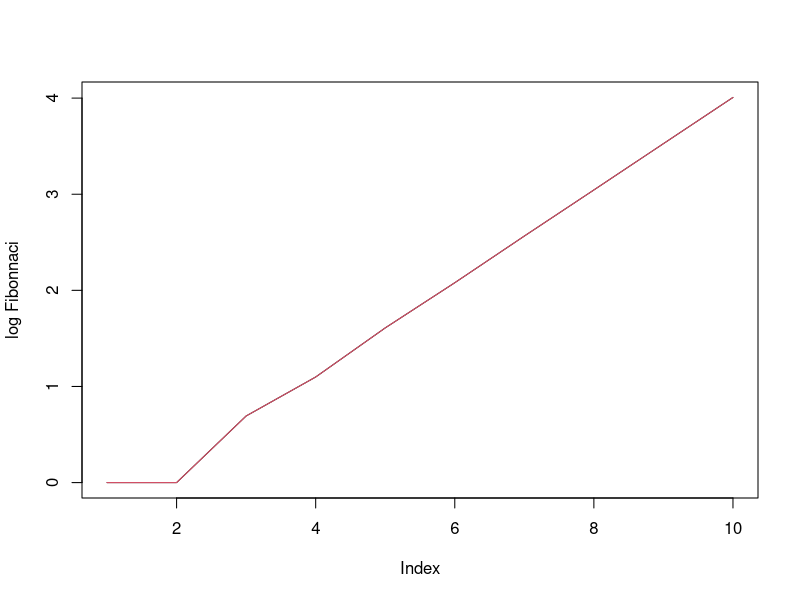
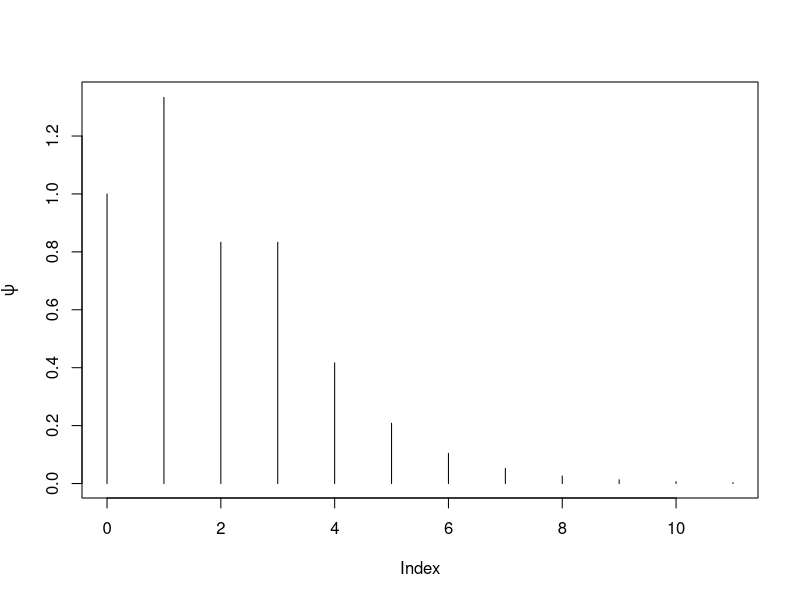
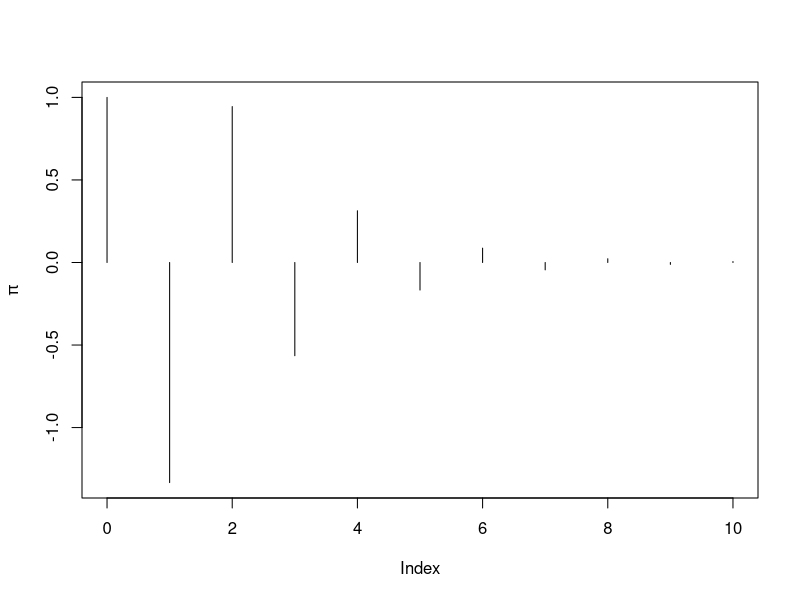
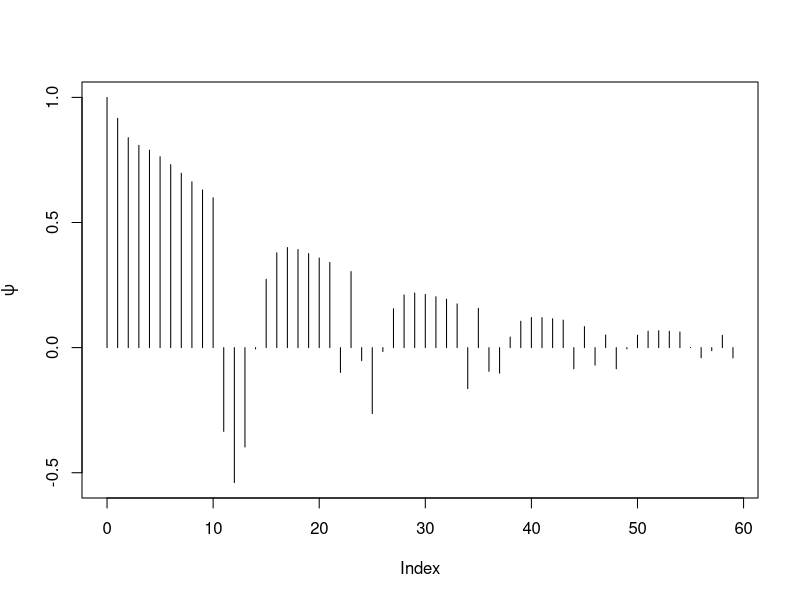
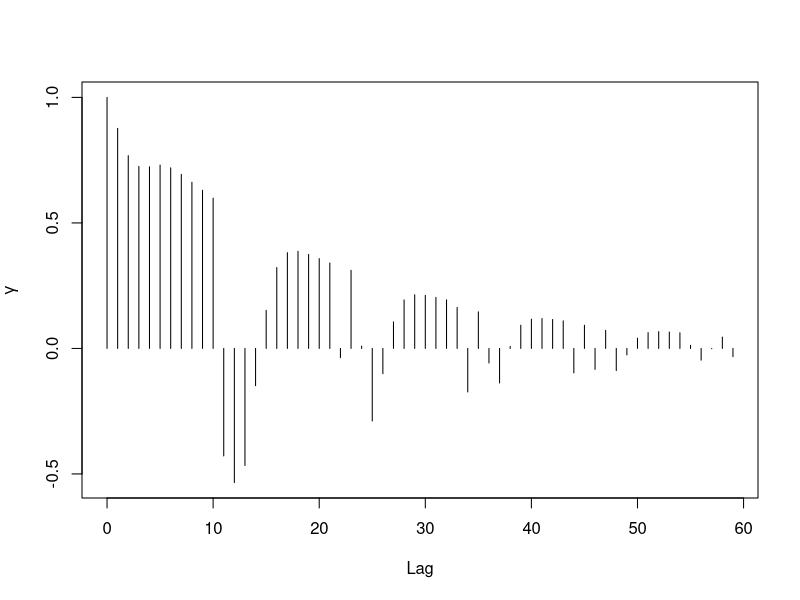
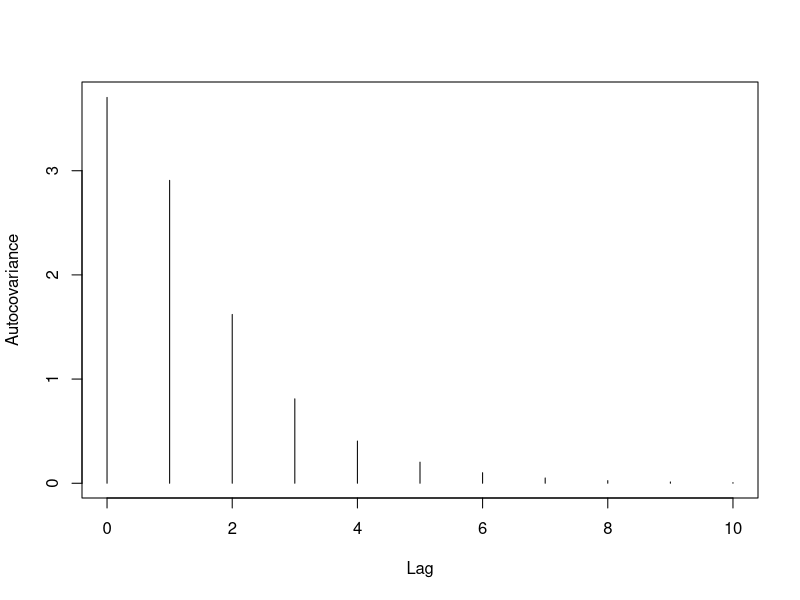

Write the R code that produced these figures, in order.
## ---- chunk 1
knitr::opts_knit$set(root.dir = "Data")
## ---- chunk 2
polymul <- function(a,b) 
{
	bb <- c(b,rep(0,length(a)-1))
	B <- toeplitz(bb)
	B[lower.tri(B)] <- 0
	aa <- rev(c(a,rep(0,length(b)-1)))
	prod <- B %*% matrix(aa,length(aa),1)
	return(rev(prod[,1]))
}
## ---- chunk 3
theta <- c(1,.4,.2,-.3)
gamma <- polymul(theta,rev(theta))
print(gamma)
## ---- chunk 4
n <- 10
x <- rep(1,n)
for(i in 3:n) { x[i] <- x[i-1] + x[i-2] }
zeta1 <- (-1 + 5^{1/2})/2
zeta2 <- (-1 - 5^{1/2})/2
b1 <- -zeta2/5^{1/2}
b2 <- zeta1/5^{1/2}
y <- b1*zeta1^{-seq(0,n-1)} + b2*zeta2^{-seq(0,n-1)}
plot(ts(log(x)),xlab="Index",ylab="log Fibonnaci")
lines(ts(log(y)),col=2)
## ---- chunk 5
psi <- c(1,4/3,5/6,(10/3)*(1/2)^seq(2,10))
plot(ts(psi,start=0),type="h",xlab="Index",ylab=expression(psi))
## ---- chunk 6
pi <- c(1,-4/3)
for(j in 2:10)
{
  pi <- c(pi,(-5/6)*pi[j]+(-1/6)*pi[j-1])
}
plot(ts(pi,start=0),type="h",xlab="Index",ylab=expression(pi))
## ---- chunk 7
rho <- .95
omega <- pi/5
lag <- 60
psi <- (rho^(seq(1,lag)-1))*cos((seq(1,lag)-1)*omega)
plot(ts(psi,start=0),type="h",xlab="Index",ylab=expression(psi))
## ---- chunk 8
const1 <- 1/(1-rho^2) + (1 - rho^2*cos(2*omega))/(1 - 2*rho^2*cos(2*omega) + rho^4)
const2 <- rho^2*sin(2*omega)/(1 - 2*rho^2*cos(2*omega) + rho^4)
gamma <- .5*(rho^(seq(1,lag)-1))*(cos((seq(1,lag)-1)*omega)*const1 - sin((seq(1,lag)-1)*omega)*const2)
gamma <- gamma/(const1/2)
plot(ts(gamma,start=0),type="h",xlab="Lag",ylab=expression(gamma))
## ---- chunk 9
polymult <- function(a,b) {
bb <- c(b,rep(0,length(a)-1))
B <- toeplitz(bb)
B[lower.tri(B)] <- 0
aa <- rev(c(a,rep(0,length(b)-1)))
prod <- B %*% matrix(aa,length(aa),1)
return(rev(prod[,1]))
}

ARMAauto <- function(phi,theta,maxlag)
{
	p <- length(phi)
	q <- length(theta)
	gamMA <- polymult(c(1,theta),rev(c(1,theta)))
	gamMA <- gamMA[(q+1):(2*q+1)]
	if (p > 0) 
	{
		Amat <- matrix(0,nrow=(p+1),ncol=(2*p+1))
		for(i in 1:(p+1))
		{
			Amat[i,i:(i+p)] <- c(-1*rev(phi),1)
		}
		Amat <- cbind(Amat[,(p+1)],as.matrix(Amat[,(p+2):(2*p+1)]) +
			t(matrix(apply(t(matrix(Amat[,1:p],p+1,p)),2,rev),p,p+1)))
		Bmat <- matrix(0,nrow=(q+1),ncol=(p+q+1))
		for(i in 1:(q+1))
		{
			Bmat[i,i:(i+p)] <- c(-1*rev(phi),1)
		}
		Bmat <- t(matrix(apply(t(Bmat),2,rev),p+q+1,q+1))
		Bmat <- matrix(apply(Bmat,2,rev),q+1,p+q+1)
		Bmat <- Bmat[,1:(q+1)]
		Binv <- solve(Bmat)
		gamMix <- Binv %*% gamMA
		if (p <= q) { gamMix <- matrix(gamMix[1:(p+1),],p+1,1) 
			} else gamMix <- matrix(c(gamMix,rep(0,(p-q))),p+1,1)
		gamARMA <- solve(Amat) %*% gamMix 
	} else gamARMA <- gamMA[1]

	gamMA <- as.vector(gamMA)
	if (maxlag <= q) gamMA <- gamMA[1:(maxlag+1)] else gamMA <- c(gamMA,rep(0,(maxlag-q)))
	gamARMA <- as.vector(gamARMA)
	if (maxlag <= p) gamARMA <- gamARMA[1:(maxlag+1)] else {
	for(k in 1:(maxlag-p))
	{
		len <- length(gamARMA)
		acf <- gamMA[p+1+k]
		if (p > 0) acf <- acf + sum(phi*rev(gamARMA[(len-p+1):len]))
		gamARMA <- c(gamARMA,acf)
	} }
	return(gamARMA)
}
## ---- chunk 10
phi1 <- .5
theta1 <- 5/6
theta2 <- 1/6
sigma <- 1
n <- 10
my.acf <- ARMAauto(phi1,c(theta1,theta2),n)*sigma^2
plot(ts(my.acf,start=0),xlab="Lag",ylab="Autocovariance",
     ylim=c(min(my.acf),max(my.acf)),type="h")
